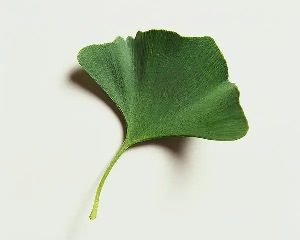
#> input picture Experiment 3/leaf.jpg, 300 x 240 px, found by its file name
$ python 'task 1.py'
#> lines starting #> are read from the running program, lines starting #| are printed output that depends on the picture

import cv2
import numpy as np
import matplotlib.pyplot as plt


image = cv2.imread('D:\Study\sem 5\Image processing\projects\Experiment 3\Experiment 3\leaf.jpg')
#> image is the input picture: shape (240, 300, 3); mean B, G, R 190, 207.4, 198.7
if image is None:
    print("Error: Could not read 'leaf.jpg'. Please check the file path.")
    exit()


image_rgb = cv2.cvtColor(image, cv2.COLOR_BGR2RGB)


gray = cv2.cvtColor(image, cv2.COLOR_BGR2GRAY)
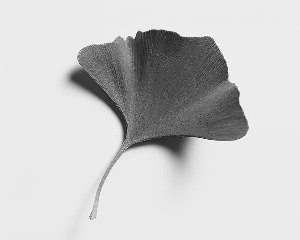
#> gray: shape (240, 300); min 17, max 252, mean 202.7


plt.figure(figsize=(12, 5))

plt.subplot(1, 2, 1)
plt.imshow(image_rgb)
plt.title('Original Color Image')
plt.axis('off')

plt.subplot(1, 2, 2)
plt.imshow(gray, cmap='gray')
plt.title('Grayscale Image')
plt.axis('off')

plt.tight_layout()
plt.show()
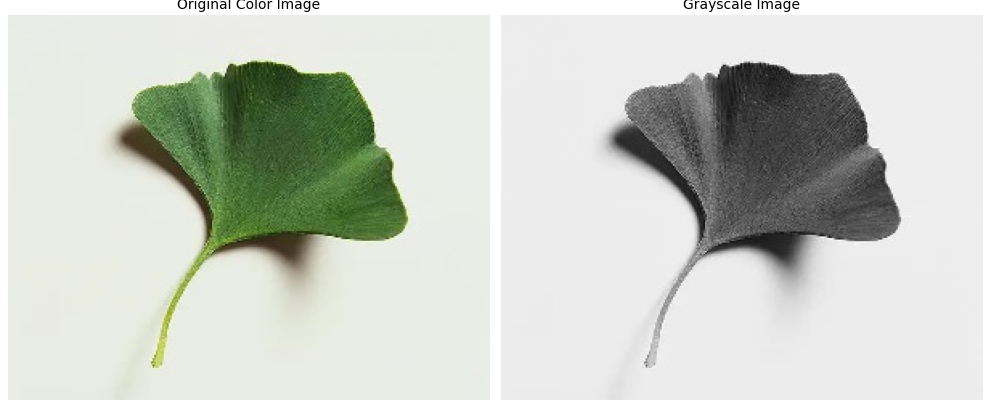
#> figure drawn by matplotlib, 2 panels


print(f"Image shape: {image.shape}")
#| Image shape: (240, 300, 3)
print(f"Grayscale shape: {gray.shape}")
#| Grayscale shape: (240, 300)
print(f"Image dtype: {gray.dtype}")
#| Image dtype: uint8
print(f"Min pixel value: {gray.min()}, Max pixel value: {gray.max()}")
#| Min pixel value: 17, Max pixel value: 252
